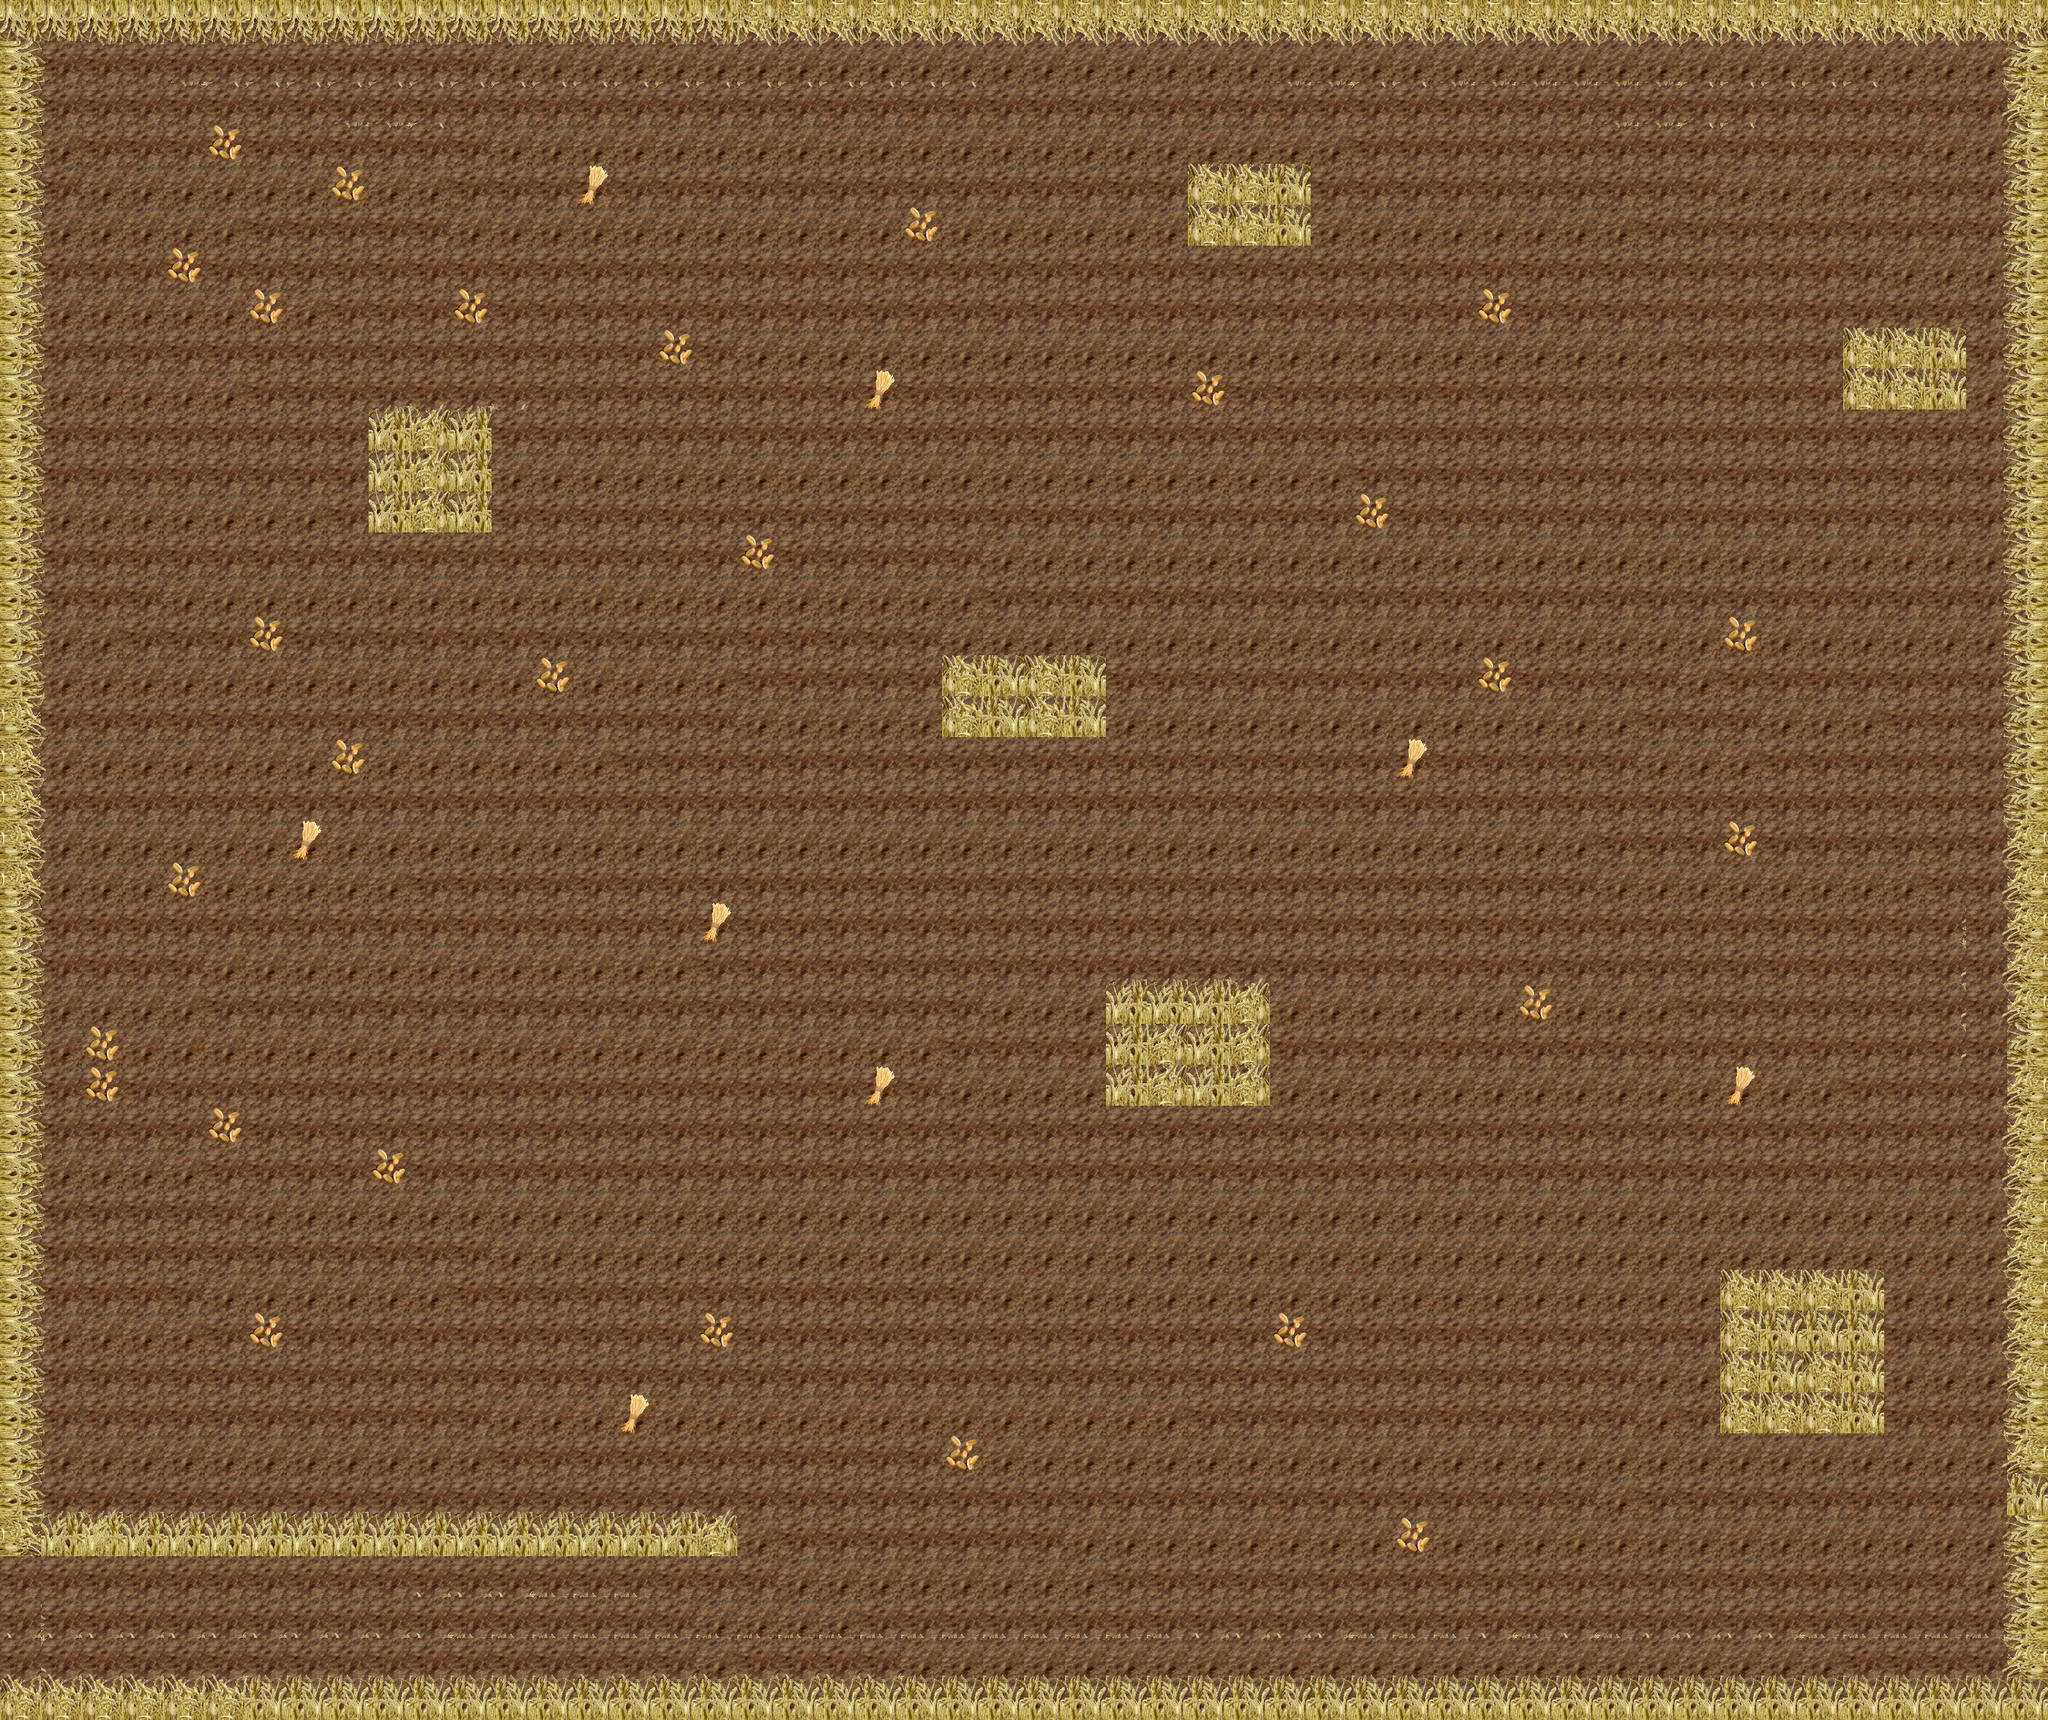

Tiled map render using the project's own tile images. Description and the map definition, with tile-layer contents summarised, below:
An orthogonal 50x42 tile map with 64x64 px tiles, 3 tile layers (Tile Layer 2, Tile Layer 2, Tile Layer 3), 9 tilesets.

<map version="1.8" tiledversion="1.8.2" orientation="orthogonal" renderorder="right-down" width="50" height="42" tilewidth="64" tileheight="64" infinite="0" nextlayerid="8" nextobjectid="1">
 <tileset firstgid="1" source="farming_desert_sand_soil.tsx" />
 <tileset firstgid="3" source="ground1.tsx" />
 <tileset firstgid="7" source="../map1/farming_straw.tsx" />
 <tileset firstgid="11" source="../flowers_geranium.tsx" />
 <tileset firstgid="12" source="../default_junglegrass.tsx" />
 <tileset firstgid="14" source="flowers_dandelion_white.tsx" />
 <tileset firstgid="15" source="farming_wheat.tsx" />
 <tileset firstgid="16" source="../farming_wheat_4.tsx" />
 <tileset firstgid="20" source="farming_wheat_seed.tsx" />
 <layer id="2" name="Tile Layer 2" width="50" height="42">
  <data>[2100 cells, 2100 non-empty, 2 distinct tile ids]</data>
 </layer>
 <layer id="6" name="Tile Layer 2" width="50" height="42">
  <data>[2100 cells, 261 non-empty, 6 distinct tile ids]</data>
 </layer>
 <layer id="7" name="Tile Layer 3" width="50" height="42">
  <data>[2100 cells, 384 non-empty, 4 distinct tile ids]</data>
 </layer>
</map>
